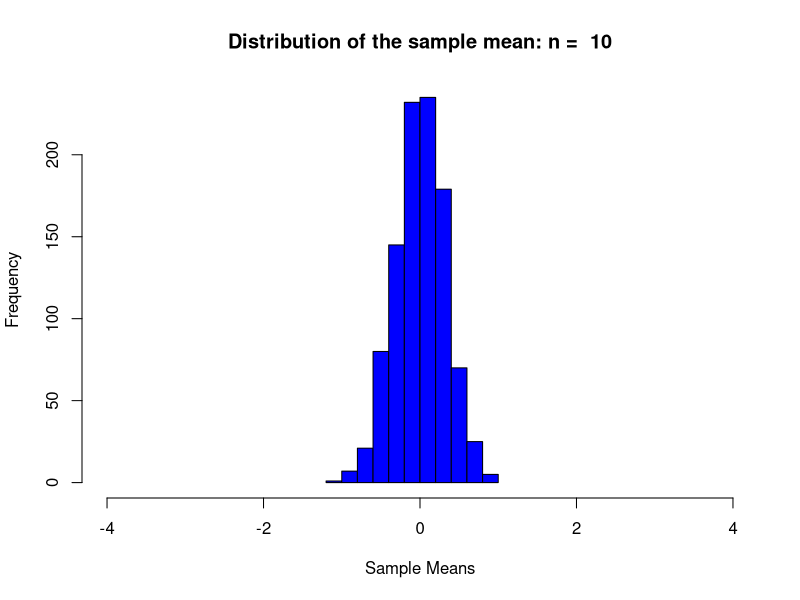

This chart was generated by the following R code:
## ---- chunk 1
knitr::opts_chunk$set(echo = TRUE)
## ---- chunk 2
n = 10 # sample size per sample
simulations = 1000 #number of samples and thus number of xbars we will generate.  
mu = 0; # mean parameter for use with normal distribuions
sigma = 1; # standard deviation parameter for use with normal distribuions
## ---- chunk 3
xbar_holder = numeric(simulations) # This will hold all the sample means.
## ---- chunk 4
for (i in 1:simulations)
{ 
  sample = rnorm(n,mean = mu, sd = sigma)
  xbar = mean(sample)
  xbar_holder[i] = xbar
}
## ---- chunk 5
hist(xbar_holder, col = "blue", main = paste("Distribution of the sample mean: n = ", n), xlab = "Sample Means", xlim = c(-4,4))
## ---- chunk 6
summary(xbar_holder)
